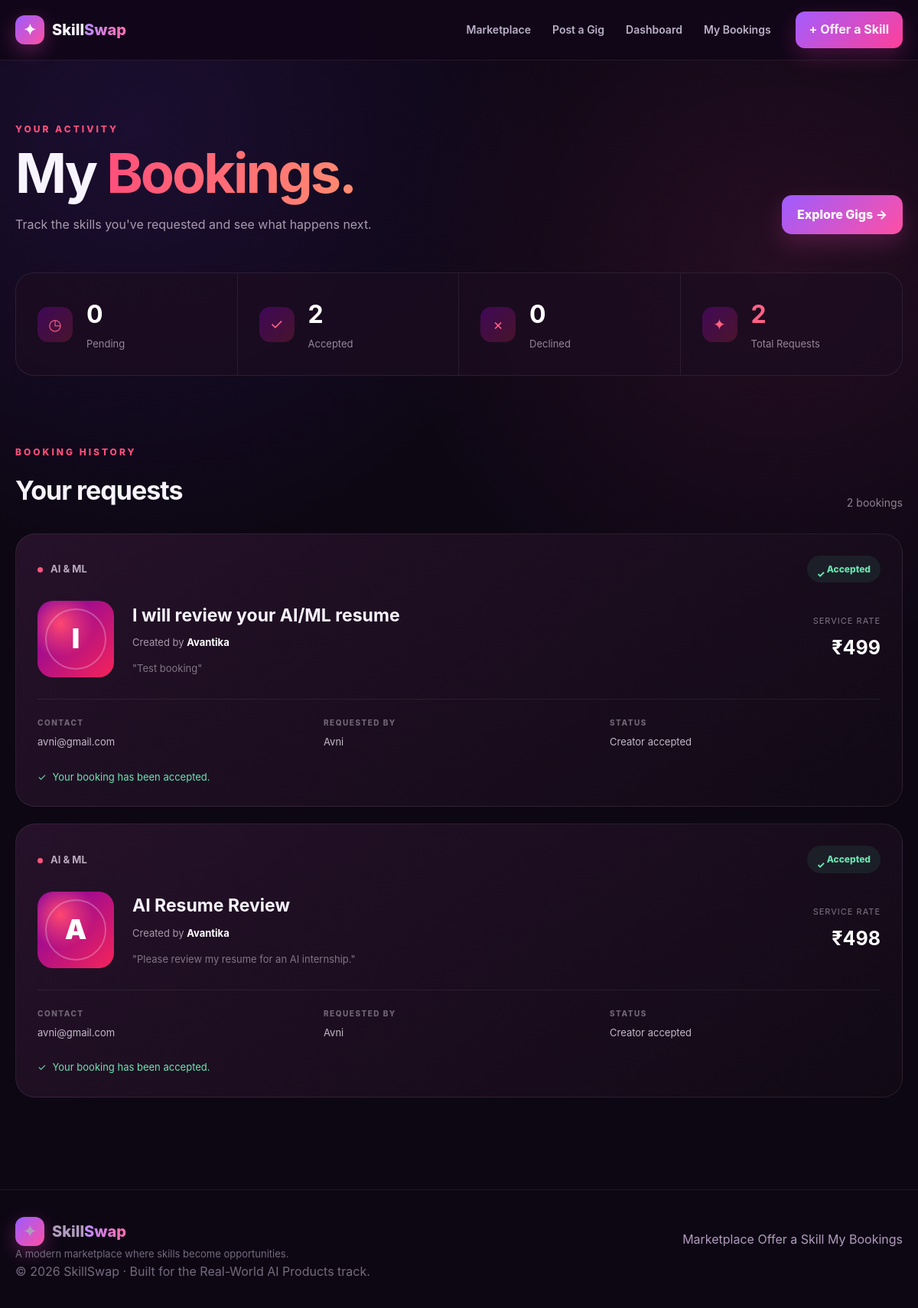
Screenshot of /bookings with the database file from the repository.
### tables this page shows
CREATE TABLE bookings (
            id INTEGER PRIMARY KEY AUTOINCREMENT,
            gig_id INTEGER NOT NULL,
            client_name TEXT NOT NULL,
            client_contact TEXT NOT NULL,
            requirements TEXT NOT NULL,
            status TEXT DEFAULT 'PENDING',
            created_at TEXT NOT NULL,
            FOREIGN KEY (gig_id) REFERENCES gigs(id)
        );

CREATE TABLE gigs (
            id INTEGER PRIMARY KEY AUTOINCREMENT,
            title TEXT NOT NULL,
            category TEXT NOT NULL,
            rate REAL NOT NULL,
            description TEXT NOT NULL,
            creator_name TEXT NOT NULL,
            created_at TEXT NOT NULL,
            available INTEGER DEFAULT 1
        );

### app.py (the view)
@app.route("/bookings")
def my_bookings():
    client_name = request.args.get(
        "client_name",
        "Avni"
    ).strip()
    conn = get_db()
    bookings = conn.execute("""
        SELECT
            bookings.*,
            gigs.title,
            gigs.category,
            gigs.rate,
            gigs.creator_name,
            gigs.available
        FROM bookings
        JOIN gigs
            ON bookings.gig_id = gigs.id
        WHERE bookings.client_name = ?
        ORDER BY datetime(bookings.created_at) DESC
    """, (client_name,)).fetchall()
    conn.close()
    return render_template(
        "bookings.html",
        bookings=bookings,
        client_name=client_name
    )

### app.py (called while the page is built)
def get_db():
    conn = sqlite3.connect(DATABASE)
    conn.row_factory = sqlite3.Row
    return conn

### templates/bookings.html (shortened to what this page needs)
{% extends "base.html" %}
{% block content %}
<section class="page-shell">
    <div class="page-header">
        <div>
            <div class="eyebrow">YOUR ACTIVITY</div>
            <h1 class="page-title">
                My <span>Bookings.</span>
            </h1>
            <p class="page-subtitle">
                Track the skills you've requested and see what happens next.
            </p>
        </div>
        <a href="{{ url_for('home') }}" class="btn btn-primary">
            Explore Gigs →
        </a>
    </div>
    <div class="booking-summary">
        <div class="summary-card">
            <div class="summary-icon">◷</div>
            <div>
                <strong>
                    {{ bookings|selectattr('status', 'equalto', 'PENDING')|list|length }}
                </strong>
                <span>Pending</span>
            </div>
        </div>
        <div class="summary-card">
            <div class="summary-icon">✓</div>
            <div>
                <strong>
                    {{ bookings|selectattr('status', 'equalto', 'ACCEPTED')|list|length }}
                </strong>
                <span>Accepted</span>
            </div>
        </div>
        <div class="summary-card">
            <div class="summary-icon">×</div>
            <div>
                <strong>
                    {{ bookings|selectattr('status', 'equalto', 'DECLINED')|list|length }}
                </strong>
                <span>Declined</span>
            </div>
        </div>
        <div class="summary-card highlight">
            <div class="summary-icon">✦</div>
            <div>
                <strong>{{ bookings|length }}</strong>
                <span>Total Requests</span>
            </div>
        </div>
    </div>
    <div class="section-heading-row">
        <div>
            <div class="eyebrow">BOOKING HISTORY</div>
            <h2>
                Your requests
            </h2>
        </div>
        <span class="booking-count">
            {{ bookings|length }} booking{% if bookings|length != 1 %}s{% endif %}
        </span>
    </div>
    {% if bookings %}
        <div class="booking-list">
            {% for booking in bookings %}
            <article class="booking-card">
                <div class="booking-card-top">
                    <div class="booking-category">
                        <span class="category-dot"></span>
                        {{ booking["category"] }}
                    </div>
                    {% if booking["status"] == "PENDING" %}
                        <span class="status-badge status-pending">
                            <span></span>
                            Pending
                        </span>
                    {% elif booking["status"] == "ACCEPTED" %}
                        <span class="status-badge status-accepted">
                            <span>✓</span>
                            Accepted
                        </span>
                    {% else %}
                        <span class="status-badge status-declined">
                            <span>×</span>
                            Declined
                        </span>
                    {% endif %}
                </div>
                <div class="booking-main">
                    <div class="booking-visual">
                        <div class="booking-visual-glow"></div>
                        <div class="booking-visual-letter">
                            {{ booking["title"][0]|upper }}
                        </div>
                    </div>
                    <div class="booking-info">
                        <h3>
                            {{ booking["title"] }}
                        </h3>
                        <p class="booking-creator">
                            Created by
                            <strong>{{ booking["creator_name"] }}</strong>
                        </p>
                        <p class="booking-requirements">
                            "{{ booking["requirements"] }}"
                        </p>
                    </div>
                    <div class="booking-price">
                        <span>Service rate</span>
                        <strong>
                            ₹{{ "%.0f"|format(booking["rate"]) }}
                        </strong>
                    </div>
                </div>
                <div class="booking-details">
                    <div class="detail-item">
                        <span class="detail-label">
                            CONTACT
                        </span>
                        <span class="detail-value">
                            {{ booking["client_contact"] }}
                        </span>
                    </div>
                    <div class="detail-item">
                        <span class="detail-label">
                            REQUESTED BY
                        </span>
                        <span class="detail-value">
                            {{ booking["client_name"] }}
                        </span>
                    </div>
                    <div class="detail-item">
                        <span class="detail-label">
                            STATUS
                        </span>
                        <span class="detail-value">
                            {% if booking["status"] == "PENDING" %}
                                Waiting for creator
                            {% elif booking["status"] == "ACCEPTED" %}
                                Creator accepted
                            {% else %}
                                Request declined
                            {% endif %}
                        </span>
                    </div>
                </div>
                <div class="booking-action">
                    {% if booking["status"] == "PENDING" %}
                        <div class="booking-message pending-message">
                            <span>◷</span>
                            Waiting for the creator to respond.
                        </div>
                    {% elif booking["status"] == "ACCEPTED" %}
                        <div class="booking-message accepted-message">
                            <span>✓</span>
                            Your booking has been accepted.
                        </div>
                    {% endif %}
                </div>
            </article>
            {% endfor %}
        </div>
    {% endif %}
</section>
{% endblock %}

### static/css/style.css (style rules this page uses)
* { box-sizing: border-box; margin: 0; padding: 0; }
html { scroll-behavior: smooth; }
body { font-family: Inter, Arial, Helvetica, sans-serif; background: radial-gradient(circle at 15% 10%, rgba(128, 66, 255, 0.12), transparent 30%), radial-gradient(circle at 85% 20%, rgba(255, 74, 154, 0.10), transparent 30%), #0d0714; color: #f8f4ff; line-height: 1.6; min-height: 100vh; }
a { color: inherit; text-decoration: none; }
.btn { border: none; cursor: pointer; display: inline-flex; align-items: center; justify-content: center; gap: 7px; font-weight: 800; border-radius: 13px; padding: 13px 20px; transition: 0.25s ease; }
.btn-primary { color: white; background: linear-gradient(135deg, #9e5cff, #ff4fa4); box-shadow: 0 12px 30px rgba(216, 62, 165, 0.25); }
.eyebrow { color: #ff77b5; font-size: 11px; font-weight: 800; letter-spacing: 2px; }

### rows the page displays
bookings: category "AI & ML", status "Accepted", title "I", title "I will review your AI/ML resume", creator_name "Avantika", requirements "Test booking", client_contact "avni@gmail.com", client_name "Avni"
gigs: rate "499"
bookings: category "AI & ML", status "Accepted", title "A", title "AI Resume Review", creator_name "Avantika", requirements "Please review my resume for an AI internship.", client_contact "avni@gmail.com", client_name "Avni"
gigs: rate "498"

### other values shown
{{ bookings|selectattr('status', 'equalto', 'PENDING')|list|length }} "0"
{{ bookings|selectattr('status', 'equalto', 'ACCEPTED')|list|length }} "2"
{{ bookings|selectattr('status', 'equalto', 'DECLINED')|list|length }} "0"
{{ bookings|length }} "2"
